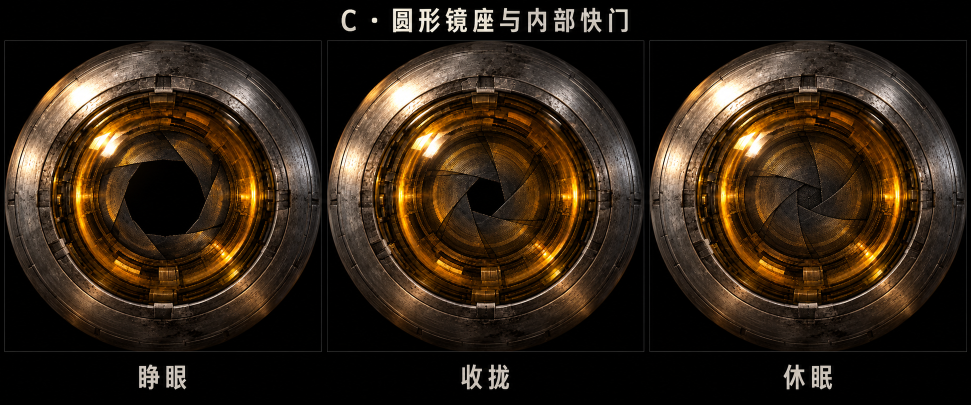
#> input picture assets/mechanical-c/assets/originals/concept-C-triptych.png, 1942 x 809 px (shown at 1/2 size)
$ python rebuild_registered_states.py
#> lines starting #> are read from the running program, lines starting #| are printed output that depends on the picture
#!/usr/bin/env python3
"""Recreate the three registered C concept crops from the immutable triptych."""
from pathlib import Path
import json
from PIL import Image
ROOT=Path(__file__).resolve().parents[1]
spec=json.loads((ROOT/'source/registration.json').read_text())
#> (reads assets/mechanical-c/source/registration.json from the repository)
image=Image.open(ROOT/'assets/originals/concept-C-triptych.png').convert('RGBA')
out=ROOT/'source/registered_states';out.mkdir(exist_ok=True)
for name,state in spec['states'].items():
    s=spec['scale'];cx,cy=state['source_center']
    im=image.transform((480,480),Image.Transform.AFFINE,
        (1/s,0,cx-240/s,0,1/s,cy-245/s),resample=Image.Resampling.BICUBIC)
    im.putalpha(255);im.save(out/f'concept-{name}-480.png')
#> this loop made 3 passes
#> pass 1, `im=image.transform((480,480),Image.Transform.AFFINE, (1/s,0,cx-240/s,0..`:
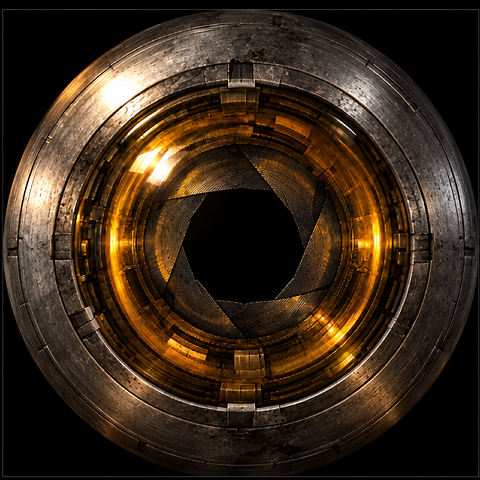
#> im: PIL image 480x480 RGBA; mean R, G, B, A 57.3, 41.3, 25.5, 255
#> pass 2, `im=image.transform((480,480),Image.Transform.AFFINE, (1/s,0,cx-240/s,0..`:
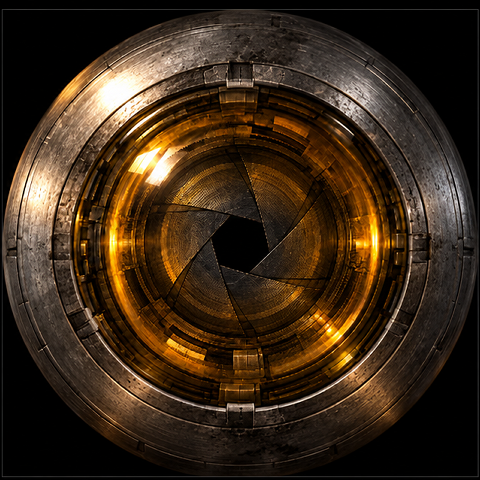
#> im: PIL image 480x480 RGBA; mean R, G, B, A 59.5, 42.2, 25.1, 255
#> pass 3, `im=image.transform((480,480),Image.Transform.AFFINE, (1/s,0,cx-240/s,0..`:
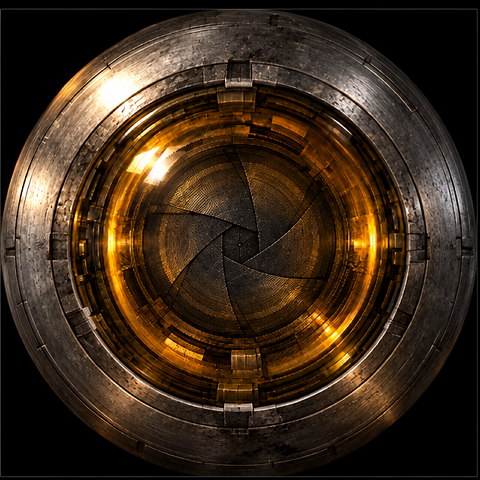
#> im: PIL image 480x480 RGBA; mean R, G, B, A 60.2, 43.2, 26.4, 255
